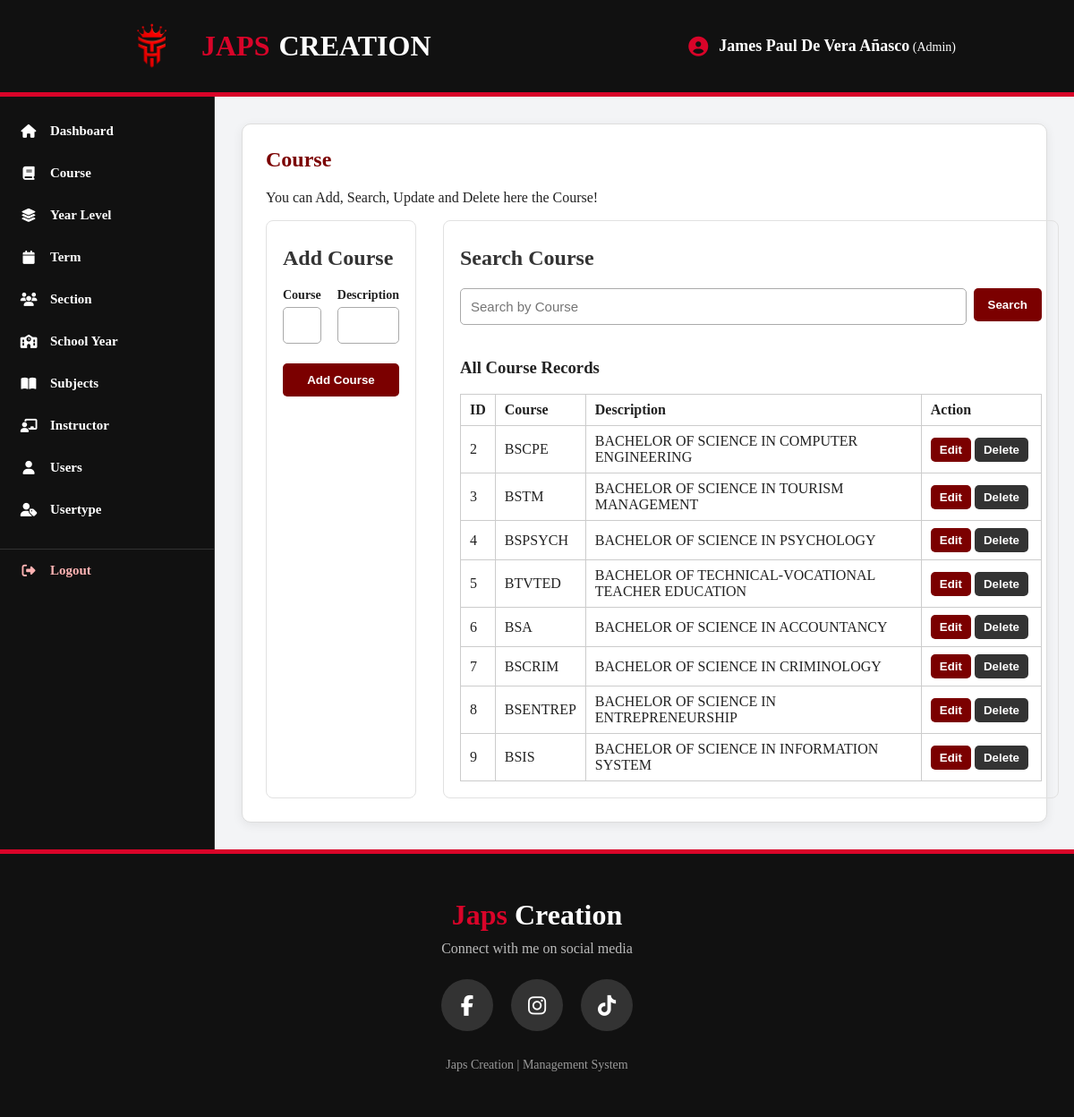
/course.php (signed in), run on the app's committed database.
### tables this page shows
CREATE TABLE `tbl_course` (
  `ID` int(11) NOT NULL,
  `COURSE` varchar(100) NOT NULL,
  `DESCRIPTION` varchar(255) NOT NULL
);

### auth.php (called while the page is built, shortened)
<?php
require_once "db.php";
$userId = (int) $_SESSION["user_id"];
$stmt = $conn->prepare("SELECT ID, FULLNAME, USERNAME, USERTYPE, IMAGE FROM tbl_users WHERE ID = ? LIMIT 1");
$stmt->bind_param("i", $userId);
$stmt->execute();
$currentUser = $stmt->get_result()->fetch_assoc();
$role = $currentUser["USERTYPE"];
$permissions = [
    "Admin" => ["index.php", "course.php", "yearlevel.php", "term.php", "section.php", "schoolyear.php", "subjects.php", "users.php", "usertype.php", "instructor.php", "instructors.php"],
    "Registrar" => ["subjects.php", "term.php", "instructor.php", "instructors.php", "schoolyear.php"],
    "Dean" => ["subjects.php", "section.php", "instructor.php", "instructors.php", "yearlevel.php"],
    "Instructor" => ["subjects.php", "section.php"],
    "Student" => ["subjects.php"]
];
    ?>
    <?php
function can_access(string $page): bool {
    global $permissions, $role;
    return isset($permissions[$role]) && in_array(strtolower($page), $permissions[$role], true);
}
?>

### course.php (the view, shortened to what this page needs)
<?php
require_once "auth.php";
require_once "db.php";
$allRecords = $conn->query("SELECT ID, `COURSE`, `DESCRIPTION` FROM tbl_course ORDER BY ID");
include "header.php";
?>
<section class="card">
    <div class="page-heading">
        <div>
            <h1>Course</h1>
            <p>You can Add, Search, Update and Delete here the Course!</p>
        </div>
    </div>
    <div class="two-panels">
        <section>
            <h2>Add Course</h2>
            <form method="post" class="grid">
                <div><label>Course</label><input type="text" name="a0" required></div>
                <div><label>Description</label><input type="text" name="a1" required></div>
                <button class="full" type="submit" name="add">Add Course</button>
            </form>
        </section>
        <section>
            <h2>Search Course</h2>
            <form method="post" class="search">
                <input type="text" name="search_value" placeholder="Search by Course" required>
                <button type="submit" name="search">Search</button>
            </form>
            <div class="record-list"><h3>All Course Records</h3><table><tr><th>ID</th><th>Course</th><th>Description</th><th>Action</th></tr><?php while ($item = $allRecords->fetch_assoc()): ?><tr><td><?= (int) $item["ID"] ?></td><td><?= htmlspecialchars($item["COURSE"]) ?></td><td><?= htmlspecialchars($item["DESCRIPTION"]) ?></td><td class="record-actions"><form method="post"><input type="hidden" name="search_value" value="<?= htmlspecialchars($item["COURSE"]) ?>"><button name="search">Edit</button></form><form method="post" onsubmit="return confirm('Delete this record?')"><input type="hidden" name="id" value="<?= (int) $item["ID"] ?>"><button name="delete" class="delete">Delete</button></form></td></tr><?php endwhile; ?></table></div>
        </section>
    </div>
</section>
<?php include "footer.php"; ?>

### header.php (shortened to what this page needs)
<?php
$loggedInFullname = $_SESSION["fullname"] ?? $_SESSION["username"] ?? "User";
$loggedInUsertype = $_SESSION["usertype"] ?? "User";
$loggedInImage = $_SESSION["user_image"] ?? "";
$loggedInImageExists = $loggedInImage !== "" && is_file(__DIR__ . "/" . $loggedInImage);
?>
<!DOCTYPE html>
<html lang="en">
<head>
    <link rel="stylesheet" href="https://cdnjs.cloudflare.com/ajax/libs/font-awesome/6.5.2/css/all.min.css">
    <link rel="stylesheet" href="style.css">
</head>
<body>
    <header class="site-header">
        <div class="logo">
            <img src="images/mylogo.png" alt="Japs Creation Logo">
            <span class="logo-red">JAPS</span>
            <span class="logo-white">CREATION</span>
        </div>
        <div class="session-user">
            <?php if ($loggedInImageExists): ?>
                <img class="user-avatar" src="<?= htmlspecialchars($loggedInImage) ?>" alt="Profile image">
            <?php else: ?>
                <i class="fa-solid fa-circle-user"></i>
            <?php endif; ?>
            <span><strong><?= htmlspecialchars($loggedInFullname) ?></strong>
                (<?= htmlspecialchars($loggedInUsertype) ?>)</span>
        </div>
    </header>
    <div class="layout">
        <aside class="sidebar">
            <nav class="sidebar-nav">
                <?php if (function_exists("can_access") && can_access("index.php")): ?>
                    <a href="index.php"><i class="fa-solid fa-house"></i><span>Dashboard</span></a>
                <?php endif; ?>
                <?php if (function_exists("can_access") && can_access("course.php")): ?>
                    <a href="course.php"><i class="fa-solid fa-book"></i><span>Course</span></a>
                <?php endif; ?>
                <?php if (function_exists("can_access") && can_access("yearlevel.php")): ?>
                    <a href="yearlevel.php"><i class="fa-solid fa-layer-group"></i><span>Year Level</span></a>
                <?php endif; ?>
                <?php if (function_exists("can_access") && can_access("term.php")): ?>
                    <a href="term.php"><i class="fa-solid fa-calendar"></i><span>Term</span></a>
                <?php endif; ?>
                <?php if (function_exists("can_access") && can_access("section.php")): ?>
                    <a href="section.php"><i class="fa-solid fa-users"></i><span>Section</span></a>
                <?php endif; ?>
                <?php if (function_exists("can_access") && can_access("schoolyear.php")): ?>
                    <a href="schoolyear.php"><i class="fa-solid fa-school"></i><span>School Year</span></a>
                <?php endif; ?>
                <?php if (function_exists("can_access") && can_access("subjects.php")): ?>
                    <a href="subjects.php"><i class="fa-solid fa-book-open"></i><span>Subjects</span></a>
                <?php endif; ?>
                <?php if (function_exists("can_access") && can_access("instructor.php")): ?>
                    <a href="Instructor.PHP"><i class="fa-solid fa-chalkboard-user"></i><span>Instructor</span></a>
                <?php endif; ?>
                <?php if (function_exists("can_access") && can_access("users.php")): ?>
                    <a href="users.php"><i class="fa-solid fa-user"></i><span>Users</span></a>
                <?php endif; ?>
                <?php if (function_exists("can_access") && can_access("usertype.php")): ?>
                    <a href="usertype.php"><i class="fa-solid fa-user-tag"></i><span>Usertype</span></a>
                <?php endif; ?>
                <a href="logout.php" class="logout-link"><i
                        class="fa-solid fa-right-from-bracket"></i><span>Logout</span></a>
            </nav>
        </aside>
        <main class="main-content">

### footer.php
</main>
</div>
<footer class="site-footer">
    <div class="footer-content">
        <h3>
            Japs <span>Creation</span>
        </h3>
        <p>
            Connect with me on social media
        </p>
        <div class="social-icons">
            <a href="https://www.facebook.com/jamespaul.deveraanasco" target="_blank" aria-label="Facebook">
                <i class="fa-brands fa-facebook-f"></i>
            </a>
            <a href="https://www.instagram.com/im.not_james/?hl=en" target="_blank" aria-label="Instagram">
                <i class="fa-brands fa-instagram"></i>
            </a>
            <a href="https://www.tiktok.com/@itsme.japs?_r=1&_t=ZS-99RaQRXSqnA" target="_blank" aria-label="TikTok">
                <i class="fa-brands fa-tiktok"></i>
            </a>
        </div>
        <p class="copyright">
            Japs Creation | Management System
        </p>
    </div>
</footer>
</body>
</html>

### style.css (style rules this page uses)
* { box-sizing: border-box; }
body { margin: 0; font-family: Cambria, Cochin, Georgia, Times, 'Times New Roman', serif; background: #f3f4f6; color: #222; }
.site-header { height: 108px; background: #111; display: flex; align-items: center; padding: 0 11%; border-bottom: 5px solid #d90429; }
.logo { display: flex; align-items: center; gap: 10px; font-size: 32px; font-weight: bold; }
.logo img { width: 75px; height: 60px; object-fit: contain; margin-right: 8px; }
.logo-red { color: #d90429; }
.logo-white { color: #ffffff; }
.layout { display: grid; grid-template-columns: 240px 1fr; min-height: calc(100vh - 108px); }
.sidebar { width: 240px; min-height: 100%; background: #111; border-right: 1px solid #333; }
.sidebar-nav { display: flex; flex-direction: column; padding: 15px 0; }
.sidebar-nav a { display: flex; align-items: center; gap: 14px; padding: 15px 22px; color: #fff; text-decoration: none; font-size: 15px; font-weight: 600; transition: 0.3s; }
.sidebar-nav a i { width: 20px; text-align: center; }
.sidebar-nav .logout-link { margin-top: 20px; border-top: 1px solid #333; color: #ffb3b3; }
.main-content { width: 100%; min-width: 0; padding: 30px; background: #f3f4f6; }
.card { background: #fff; border: 1px solid #ddd; border-radius: 10px; padding: 26px; box-shadow: 0 3px 12px rgba(0, 0, 0, 0.07); }
h1 { margin-top: 0; color: #7b0000; }
h2 { margin-top: 10px; color: #333; }
label { display: block; font-weight: 700; margin-bottom: 5px; font-size: 14px; }
input { width: 100%; padding: 11px; border: 1px solid #aaa; border-radius: 5px; margin: 0 0 12px; font-size: 15px; }
button { background: #7b0000; color: #fff; border: 0; border-radius: 5px; padding: 11px 16px; cursor: pointer; font-weight: 700; }
.delete { background: #333; }
.grid { display: grid; grid-template-columns: repeat(2, 1fr); gap: 10px 18px; }
.full { grid-column: 1/-1; }
.search { display: flex; gap: 8px; align-items: flex-start; }
.search input { margin: 0; }
.search button { white-space: nowrap; }
.two-panels { display: grid; grid-template-columns: 1fr 1fr; gap: 30px; }
.two-panels > section { border: 1px solid #e1e1e1; border-radius: 8px; padding: 18px; }
.site-footer { width: 100%; background: #111; border-top: 5px solid #d90429; color: white; text-align: center; padding: 50px 20px; }
.footer-content { max-width: 700px; margin: 0 auto; }
.footer-content h3 { font-size: 32px; margin: 0 0 10px; color: #d90429; }
.footer-content h3 span { color: #fff; }
.footer-content > p { color: #bbb; margin: 0 0 25px; font-size: 16px; }
.social-icons { display: flex; justify-content: center; align-items: center; gap: 20px; margin: 25px 0 30px; }
.social-icons a { width: 58px; height: 58px; display: flex; align-items: center; justify-content: center; background: #333; color: #fff; border-radius: 50%; font-size: 23px; text-decoration: none; transition: 0.3s; }
.copyright { color: #999 !important; font-size: 14px !important; margin: 0 !important; }
.session-user { margin-left: auto; display: flex; align-items: center; gap: 9px; color: #fff; font-size: 18px; }
.session-user i { color: #d90429; font-size: 22px; }
.session-user strong { color: #fff; font-size: 18px; }
.record-list { margin-top: 18px; overflow-x: auto; }
.record-list table { width: 100%; border-collapse: collapse; min-width: 650px; }
.record-list th, .record-list td { padding: 8px 10px; border: 1px solid #ccc; text-align: left; }
.record-list th { font-weight: 700; }
.record-actions { white-space: nowrap; }
.record-actions form { display: inline-block; margin: 0 4px 0 0; }
.record-actions button { padding: 6px 10px; }
.session-user { margin-left: auto; display: flex; align-items: center; gap: 12px; color: #fff; font-size: 14px; }

### data on the page
tbl_course: ID "2", COURSE "BSCPE", DESCRIPTION "BACHELOR OF SCIENCE IN COMPUTER ENGINEERING"
tbl_course: ID "3", COURSE "BSTM", DESCRIPTION "BACHELOR OF SCIENCE IN TOURISM MANAGEMENT"
tbl_course: ID "4", COURSE "BSPSYCH", DESCRIPTION "BACHELOR OF SCIENCE IN PSYCHOLOGY"
tbl_course: ID "5", COURSE "BTVTED", DESCRIPTION "BACHELOR OF TECHNICAL-VOCATIONAL TEACHER EDUCATION"
tbl_course: ID "6", COURSE "BSA", DESCRIPTION "BACHELOR OF SCIENCE IN ACCOUNTANCY"
tbl_course: ID "7", COURSE "BSCRIM", DESCRIPTION "BACHELOR OF SCIENCE IN CRIMINOLOGY"
tbl_course: ID "8", COURSE "BSENTREP", DESCRIPTION "BACHELOR OF SCIENCE IN ENTREPRENEURSHIP"
tbl_course: ID "9", COURSE "BSIS", DESCRIPTION "BACHELOR OF SCIENCE IN INFORMATION SYSTEM"

### other printed values
$loggedInFullname "James Paul De Vera Añasco"
$loggedInUsertype "Admin"
